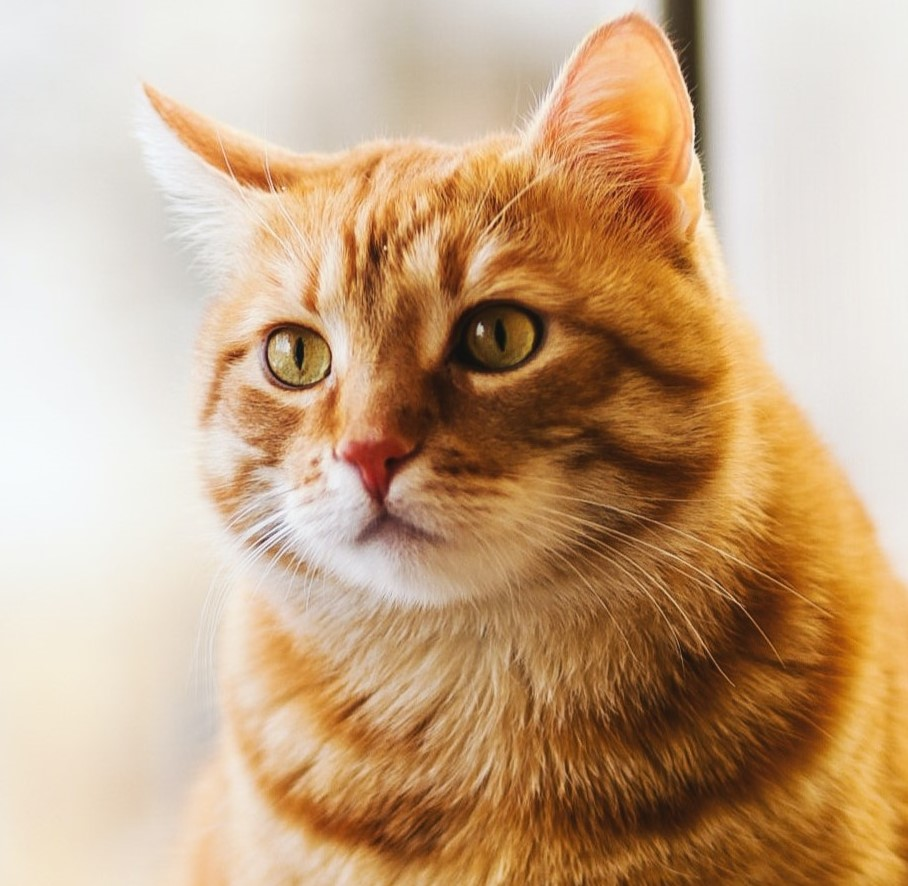
#> input picture Images/cat1.jpg, 908 x 886 px, found by its file name
$ python 'CV Basics.py'
#> lines starting #> are read from the running program, lines starting #| are printed output that depends on the picture; after the words box and inside, x2 and y2 are one past the last pixel; in counts of white or black regions, pixels touching at a corner belong together
import cv2 as cv

my_img=cv.imread('E:\\Open CV\\Images\\cat1.jpg')
#> my_img is the input picture: shape (886, 908, 3); mean B, G, R 135.1, 167.2, 198.9
cv.imshow('Original Cat Image',my_img)

# Converting to grayscale
gray = cv.cvtColor(my_img, cv.COLOR_BGR2GRAY)
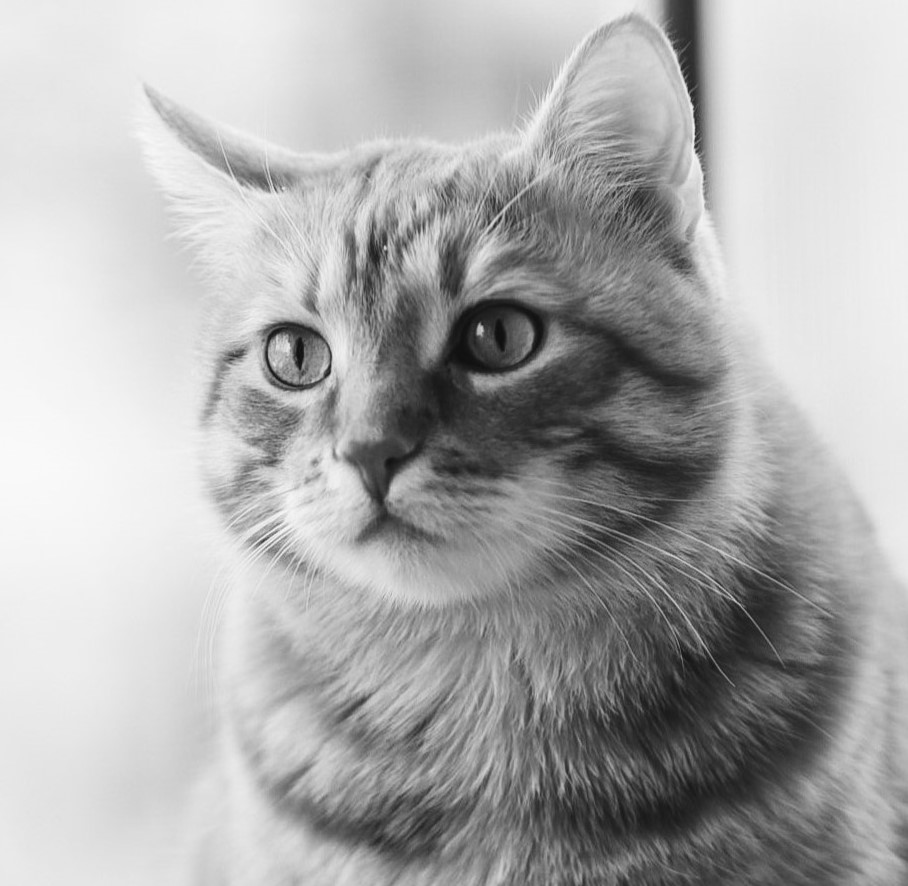
#> gray: shape (886, 908); min 14, max 251, mean 173
# cv.imshow('Gray', gray)

# Bluring an Image
# Here 7 by 7 is the kernel size
my_blur_img = cv.GaussianBlur(my_img, (7,7), cv.BORDER_DEFAULT)
# cv.imshow('Blur', my_blur_img)

# Edge Cascade
# canny = cv.Canny(my_img, 125, 175) # More edges as the image is clear
canny = cv.Canny(my_blur_img, 125, 175) # Edges are reduced as the image is blurred
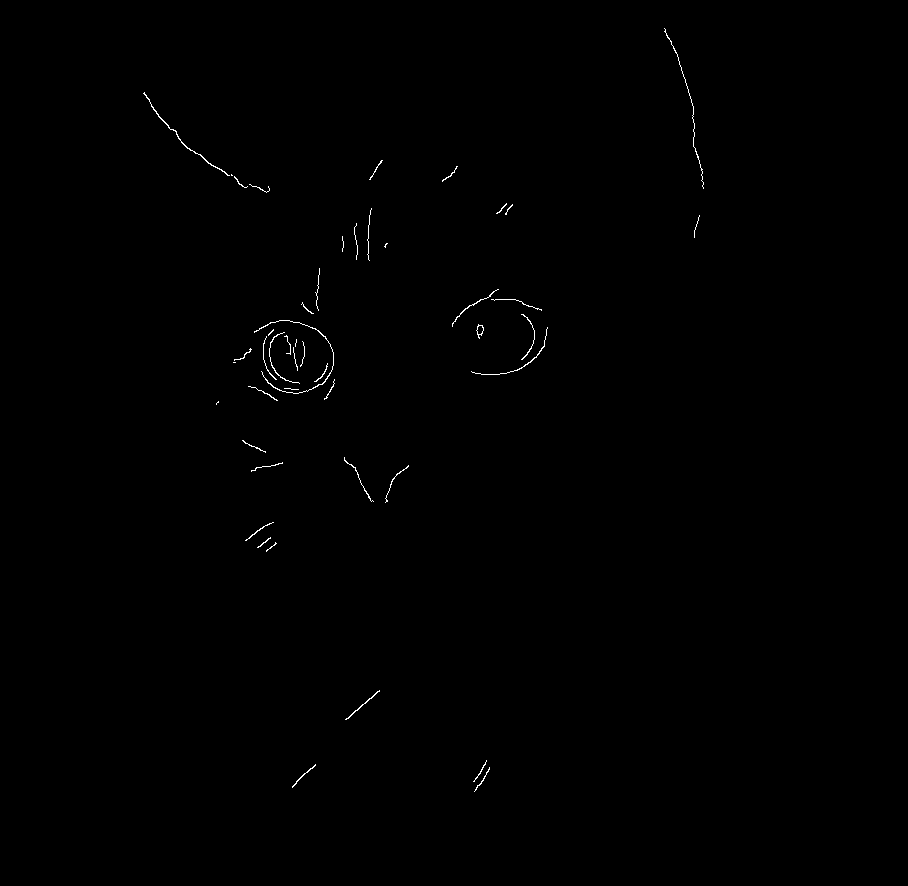
#> canny: shape (886, 908); 0.26% white in thin lines or dots, all inside (x1, y1, x2, y2) = (143, 28, 704, 792)
# cv.imshow('Canny Edges', canny)

# Dilating the image
dilated = cv.dilate(canny, (6,6), iterations=3)
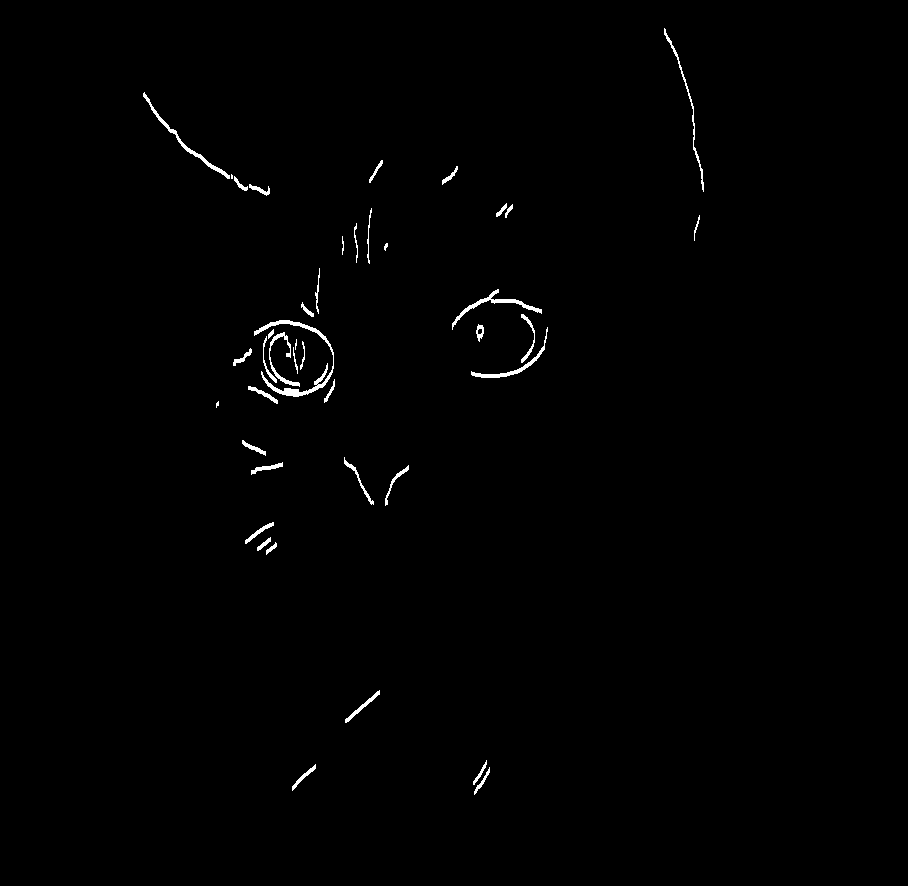
#> dilated: shape (886, 908); 0.67% white; 42 white regions (3 under 20 px), largest, box (x1, y1, x2, y2) and area: (254, 320, 334, 397) 812, (452, 289, 542, 330) 428, (143, 92, 230, 179) 425
# cv.imshow('Dilated', dilated)

# Eroding
eroded = cv.erode(dilated, (6,6), iterations=3)
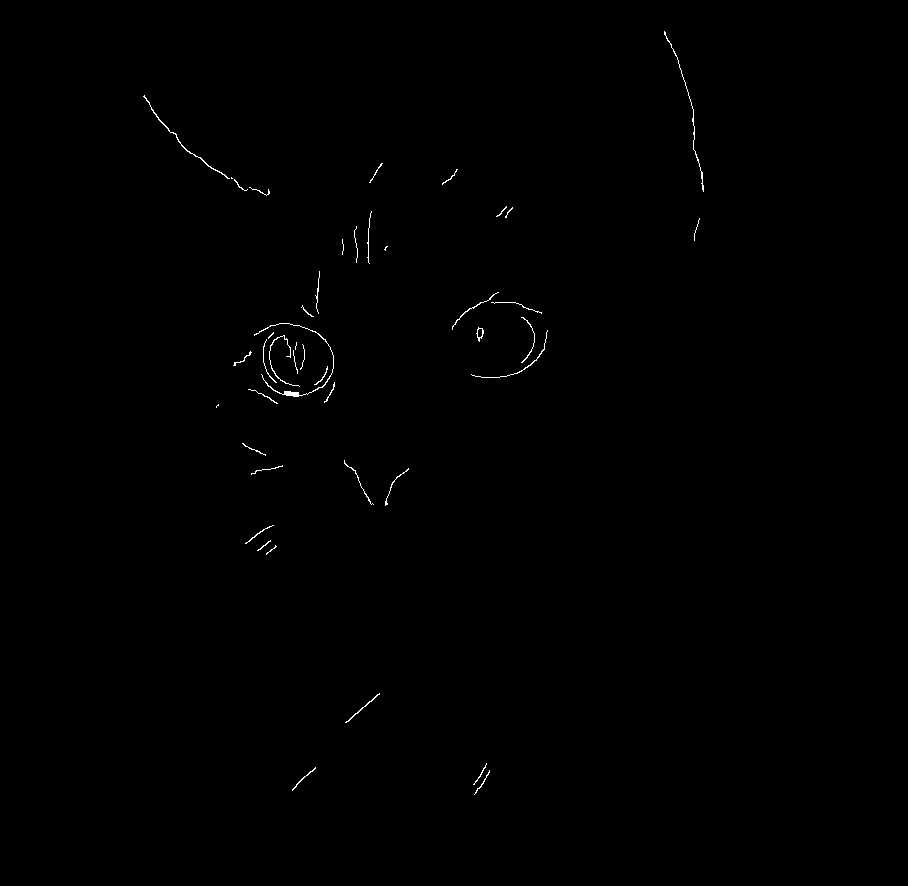
#> eroded: shape (886, 908); 0.28% white in thin lines or dots, all inside (x1, y1, x2, y2) = (143, 31, 704, 795)
# cv.imshow('Eroded', eroded)


# Resizing to 500 by 500, ignoring the aspect ratio
resized = cv.resize(my_img, (350,450), interpolation=cv.INTER_CUBIC)
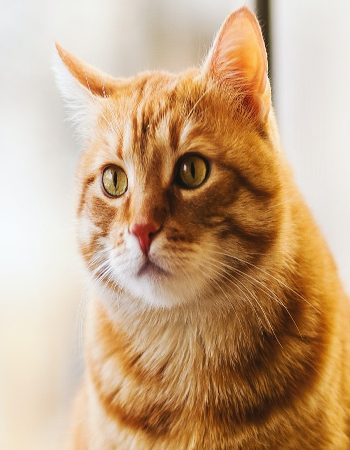
#> resized: shape (450, 350, 3); mean B, G, R 135.1, 167.2, 198.9
# cv.imshow('Resized Image', resized)

# Resize by to 500 by 500, keeping the aspect ratio
resized = cv.resize(my_img, (0,0), fx=0.5, fy=0.5)
#> resized: shape (443, 454, 3)
# cv.imshow('Resized Image', resized)

# Cropping the image
cropped = my_img[50:200, 200:400]
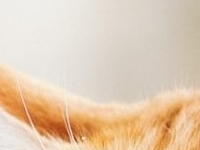
#> cropped: shape (150, 200, 3); mean B, G, R 179.9, 204.3, 227
cv.imshow('Cropped Image', cropped)

cv.waitKey(0)

$ run again, with Images/cat2.jpg copied over Images/cat1.jpg
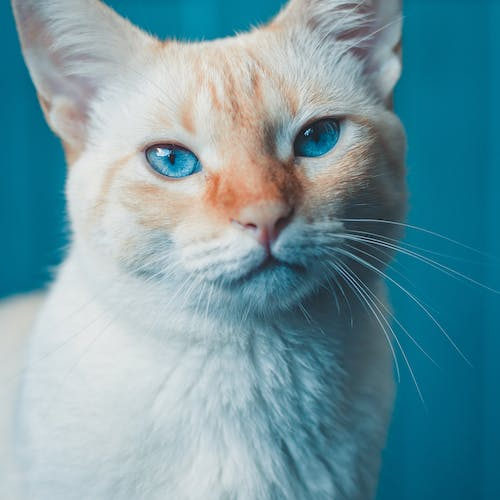
#> input picture Images/cat2.jpg, 500 x 500 px, found by its file name
#> my_img is the input picture: shape (500, 500, 3); mean B, G, R 161.8, 151.6, 112.3
#> `canny = cv.Canny(my_blur_img, 125, 175)`:
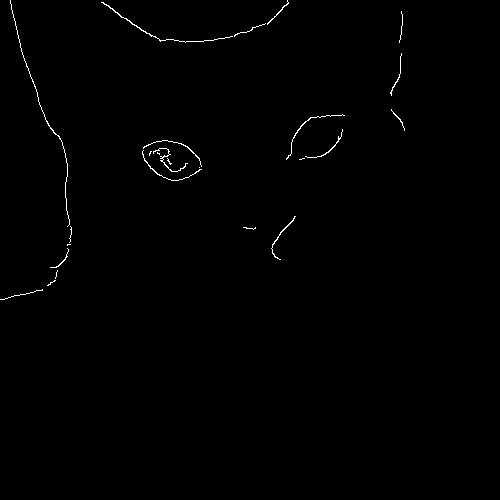
#> canny: shape (500, 500); 0.51% white in thin lines or dots, all inside (x1, y1, x2, y2) = (0, 0, 405, 300)
#> dilated: shape (500, 500); 1.3% white; 15 white regions (1 under 20 px), largest, box (x1, y1, x2, y2) and area: (10, 0, 72, 289) 644, (101, 2, 233, 46) 564, (142, 140, 202, 184) 529
#> eroded: shape (500, 500); 0.53% white in thin lines or dots, all inside (x1, y1, x2, y2) = (0, 0, 405, 303)
#> `cropped = my_img[50:200, 200:400]`:
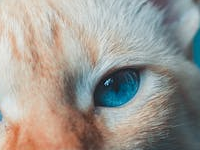
#> cropped: shape (150, 200, 3); mean B, G, R 146.5, 153.2, 157

$ run again, with Images/child1.jpg copied over Images/cat1.jpg
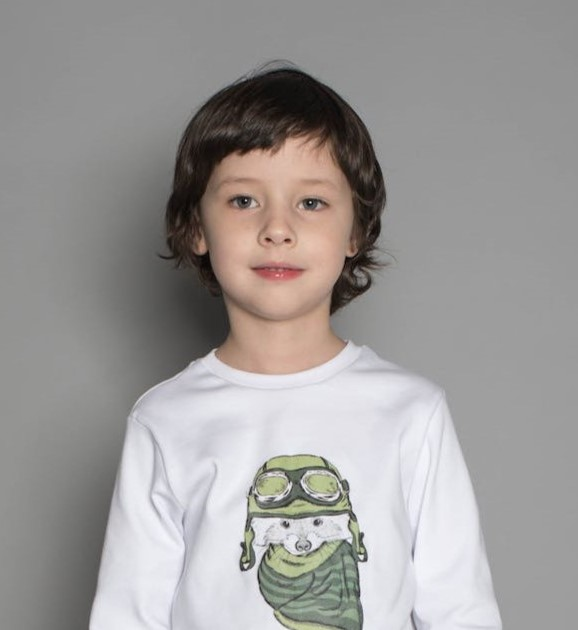
#> input picture Images/child1.jpg, 578 x 630 px, found by its file name
#> my_img is the input picture: shape (630, 578, 3); mean B, G, R 152.9, 154.3, 157.3
#> `canny = cv.Canny(my_blur_img, 125, 175)`:
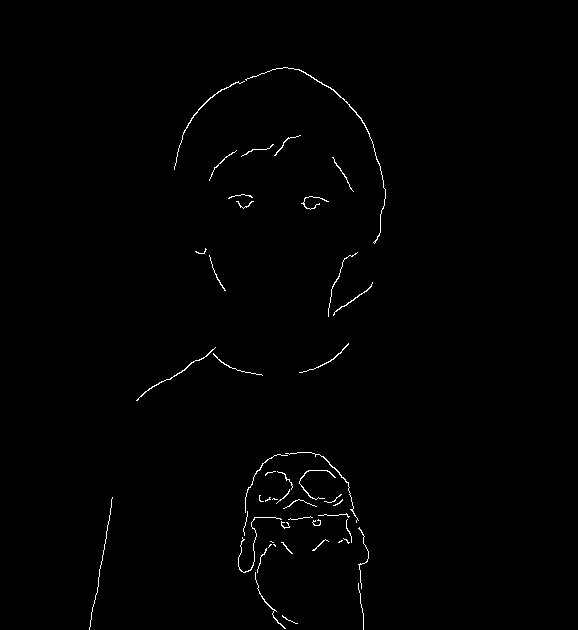
#> canny: shape (630, 578); 0.69% white in thin lines or dots, all inside (x1, y1, x2, y2) = (89, 67, 386, 630)
#> dilated: shape (630, 578); 1.8% white; 32 white regions, largest, box (x1, y1, x2, y2) and area: (174, 67, 386, 247) 1127, (238, 511, 352, 576) 786, (245, 452, 359, 526) 593
#> eroded: shape (630, 578); 0.72% white in thin lines or dots, all inside (x1, y1, x2, y2) = (90, 70, 386, 630)
#> `cropped = my_img[50:200, 200:400]`:
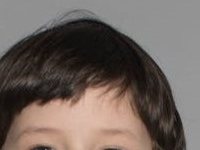
#> cropped: shape (150, 200, 3); mean B, G, R 92.7, 98.8, 110.5
